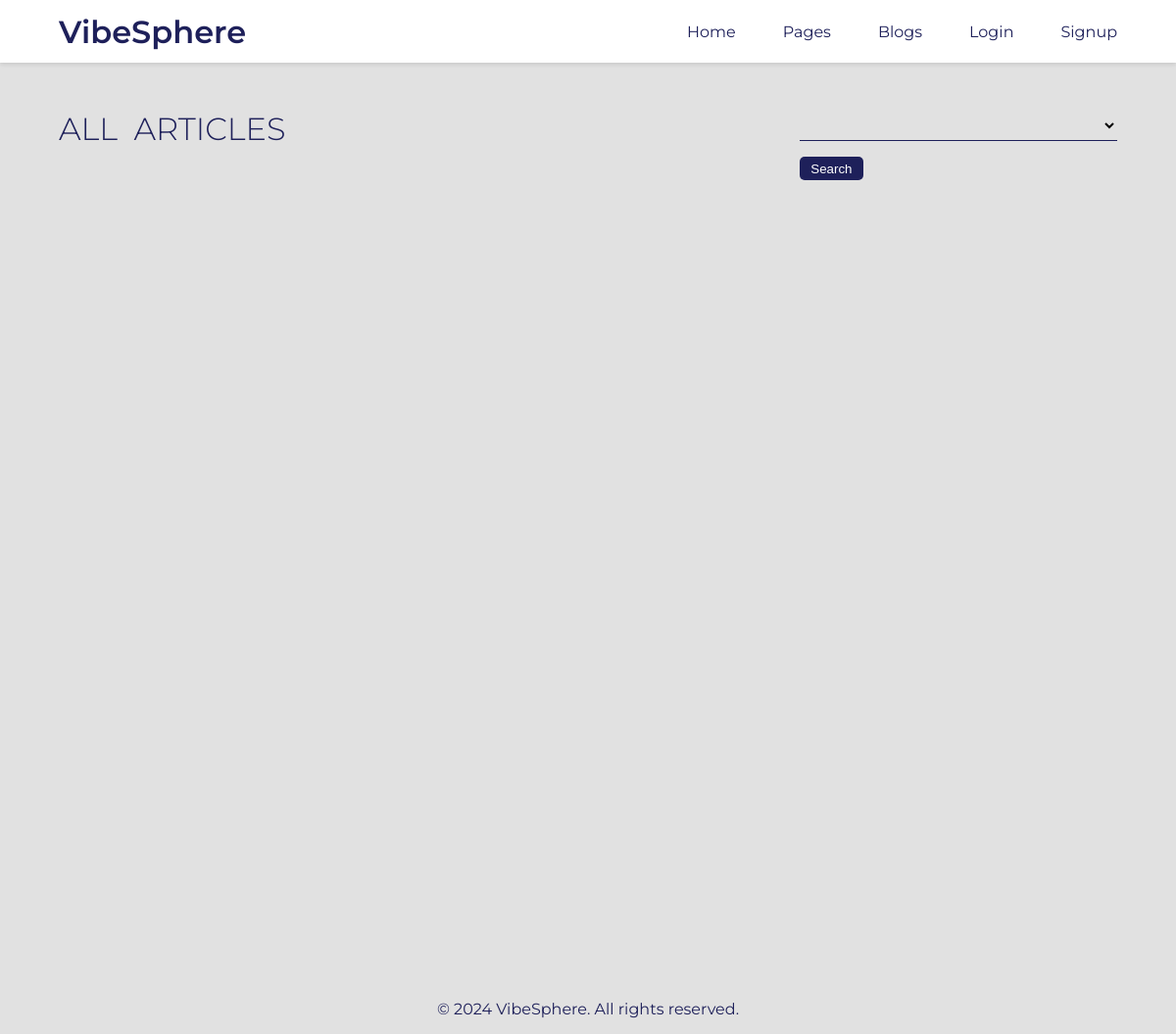
The app's page /articles/, older data.
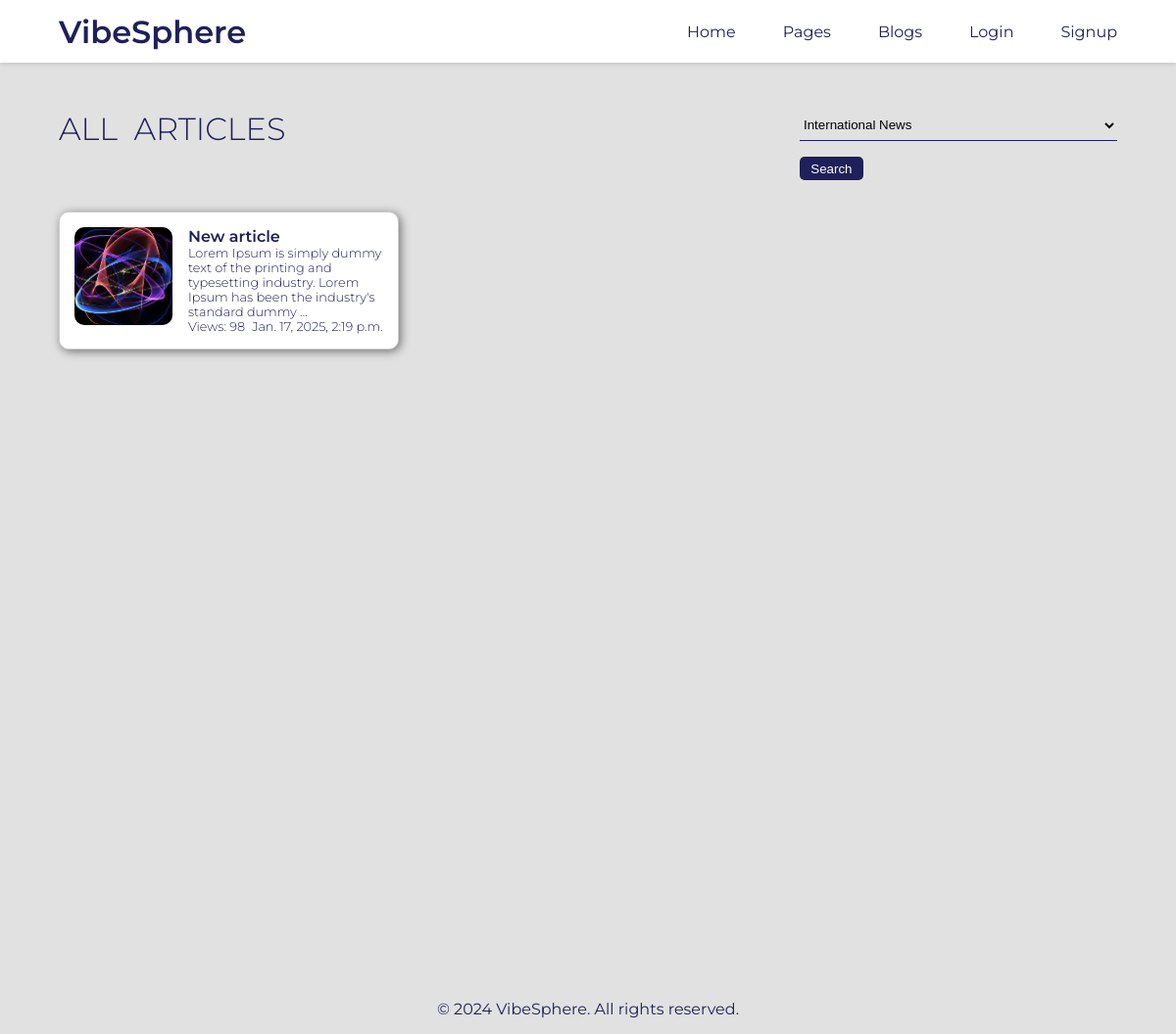
The same page, newer data.
### main/models.py (models this page shows, shortened)
class Article(models.Model):
    title = models.CharField(primary_key=True, unique=True, max_length=200)
    page_name = models.ForeignKey(BlogPage, on_delete=models.CASCADE, related_name='articles')
    author = models.ForeignKey(User, on_delete=models.CASCADE)
    created_date = models.DateTimeField(auto_now_add=True)
    updated_date = models.DateTimeField(auto_now=True)
    article_image = models.ImageField(upload_to='article_images/')
    content = models.TextField()
    published_date = models.DateTimeField(blank=True, null=True, auto_now_add=True)
    likes = models.ManyToManyField(User, related_name='liked_articles', blank=True)
    allow_to_comment = models.BooleanField(default=True)
    view_count = models.IntegerField(default=0)
    share_count = models.IntegerField(default=0)  # New field for share count
    category = models.CharField(max_length=50, choices=CATEGORY_CHOICES)

### main/views.py (the view)
# urls.py: path('articles/', views.show_all_articles, name="show_all_articles"),
def show_all_articles(request):
        if request.method == 'POST':
            query = request.POST.get('query')
            categories = Article.objects.values_list('category', flat=True).distinct()
            if query:
                articles = Article.objects.filter(category=query)
            else:
                articles = Article.objects.all()
            context = {
            'query':query,
            'show_navbar': True,
            'articles': articles,
            'categories': categories,
            }
            return render(request, 'articles.html', context)
        else:
            categories = Article.objects.values_list('category', flat=True).distinct()
            articles = Article.objects.all().order_by('-created_date')
            context = {
                'show_navbar': True,
                'articles': articles,
                'is_by_page': False,
                'categories': categories,
            }
        return render(request, 'articles.html', context)

### templates/articles.html (shortened to what this page needs)
{% extends 'main.html' %}
{% load static %}
{% block extra_css %}
<link rel="stylesheet" href="{% static 'css/articles.css' %}" />
{% endblock %}
{% block content %}
<div class="main__container">
    {% if not is_by_page %}
    <div class="page__title__container">
        {% if query %}
            <h3 class="page__title"> {{query}} </h3>
        {% else %}
            <h3 class="page__title">All&nbsp; Articles</h3>
        {% endif %}
        <div class="article__filter">
            <form method="POST" class="filter__form">
                <p>
                    <select name="query" id="query" class="category__list">
                    {% for category in categories %}
                        <option value="{{category}}" >{{category}}</option>
                    {% endfor %}
                    </select>
                </p>
                <input type="submit" value="Search" class="category__search__btn">
            </form>
        </div>
    </div>
    {% endif %}
    <div class="articles-container">
        {% if is_by_page %}
            {% if articles_by_page %}
                {% for article in articles_by_page %}
                    <div class="article-wrapper">
                        <a class="article-card" href="{% url 'read_article' article.title %}" style="text-decoration: none;">
                            {% if article.article_image %}
                                <img src="{{article.article_image.url}}" alt="{{article.title}}" class="article__img">
                            {% else %}
                                <p>No image available</p>
                            {% endif %}
                            <div class="article-details">
                                <h3 class="article__header">{{ article.title|truncatewords:5  }}</h3>
                                <p class="article__content">{{ article.content|truncatewords:20 }}</p>
                                <p class="article__count">Views: {{ article.view_count }} <span class="article__published">{{ article.published_date }}</span></p>
                            </div>
                        </a>
                        {% if article.author == request.user %}
                            <a href="{% url 'edit_article' article.title %}" class="edit__article">Edit</a>
                        {% endif %}
                    </div>
                {% endfor %}
            {% else %}
                <div class="no__arcticles__container">
                    <p class="no__article__text">This page has no articles to display.</p>
                    <a class="no__article__link" href="{% url 'pages' %}">Click me to bring Back..</a>
                </div>
            {% endif %}
        {% else %}
            {% for article in articles %}
                <div class="article-wrapper">
                    <a class="article-card" href="{% url 'read_article' article.title %}" style="text-decoration: none;">
                        {% if article.article_image %}
                            <img src="{{article.article_image.url}}" alt="{{article.title}}" class="article__img">
                        {% else %}
                            <p>No image available</p>
                        {% endif %}
                        <div class="article-details">
                            <h3 class="article__header">{{ article.title|truncatewords:5  }}</h3>
                            <p class="article__content">{{ article.content|truncatewords:20 }}</p>
                            <p class="article__count">Views: {{ article.view_count }} <span class="article__published">{{ article.published_date }}</span></p>
                        </div>
                    </a>
                </div>
            {% endfor %}
        {% endif %}
    </div>
</div>
{% endblock %}

Row changes from the older to the newer data that the page shows:
added Article: article_image (picture), title "New article", content "Lorem Ipsum is simply dummy text of the printing and typesetting industry. Lorem Ipsum has been the industry's standard dummy …", view_count "98", published_date "Jan. 17, 2025, 2:19 p.m."
Text that changed along with them:
form field query: (not shown) → "International News"
